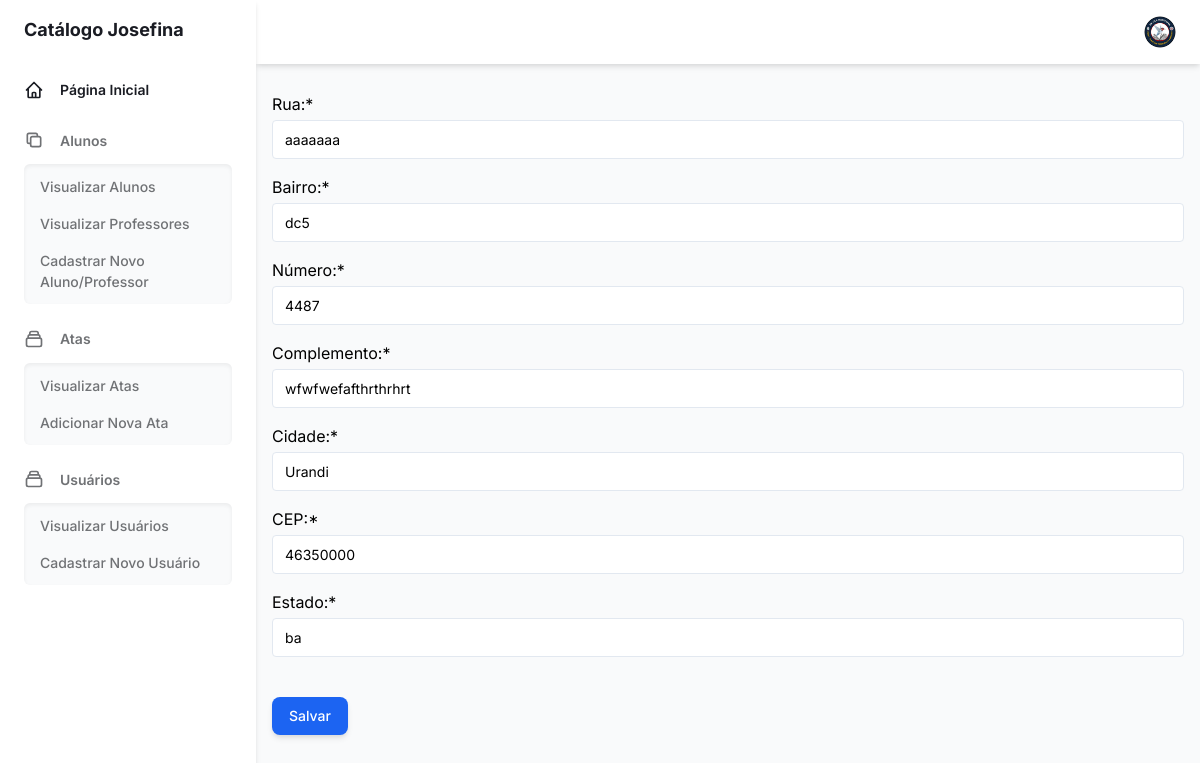
The page /pessoa/endereco/edit/13/ (signed in) on the database its author committed.
### pessoa/models.py (models this page shows)
class Endereco(models.Model):
    rua = models.CharField(max_length=100)
    bairro = models.CharField(max_length=100)
    num = models.DecimalField(max_digits=5, decimal_places=0)
    complemento = models.TextField()
    cidade = models.CharField(max_length=100)
    cep = models.CharField(max_length=8)
    estado = models.CharField(max_length=2)

### pessoa/views.py (the view)
# urls.py: path("endereco/edit/<int:id>/", views.edit_endereco, name="edit_endereco"),
@has_group("SECRETARIO")
def edit_endereco(request, id):
    pessoa = get_object_or_404(Pessoa, id=id)
    if request.method == "POST":
        form = EnderecoForm(request.POST, instance=pessoa.endereco)
        if form.is_valid():
            endereco = form.save()
            pessoa.endereco = endereco
            pessoa.save()
            return redirect('details', pessoa.id)
    else:
        form = EnderecoForm(instance=pessoa.endereco)
    context = {
        'form': form,
        'pessoa': pessoa,
    }
    return render(request, 'form.html', context)

### templates/form.html (shortened to what this page needs)
{% load static %}
{% block content %}
{% load crispy_forms_tags %}
<!DOCTYPE html>
<html>
<head>
</head>
<body>
    {% include '_base.html' %}
    <div class="w-full p-4">
        <div class="card-login">
            <form method="post" enctype="multipart/form-data">
                {{ form|crispy }}
                <br>
                <input
                    class="shadow-md px-4 py-2 text-sm font-medium leading-5 text-white transition-colors duration-150 bg-blue-600 border border-transparent rounded-lg active:bg-blue-600 hover:bg-blue-700 focus:outline-none focus:shadow-outline-blue"
                    type="submit" value="Salvar">
            </form>
        </div>
    </div>
</body>
</html>
{% endblock %}

### rows shown on the page
Endereco: rua "aaaaaaa", bairro "dc5", num "4487", complemento "wfwfwefafthrthrhrt", cidade "Urandi", cep "46350000", estado "ba"
